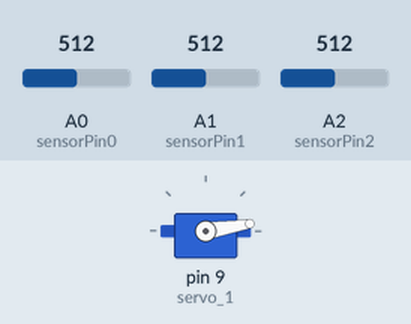
A sketch run on a simulated Arduino Uno, built with avr-gcc and run on an emulated ATmega328P. Shown: servo. The inputs (shaded band) are chosen by the test bench; at power-on: A0 (sensorPin0) = 512, A1 (sensorPin1) = 512, A2 (sensorPin2) = 512. What the sketch prints to the serial monitor is not drawn.

Above: at 1.2 s.
1.3 s: A0 (sensorPin0) set to 23
4.3 s: A0 (sensorPin0) set to 18
7.3 s: A1 (sensorPin1) set to 106
10.3 s: A1 (sensorPin1) set to 90
11.8 s: A2 (sensorPin2) set to 716
Timing chart, 0 to 14.3 s (numbered marks = the images above; inputs shaded):
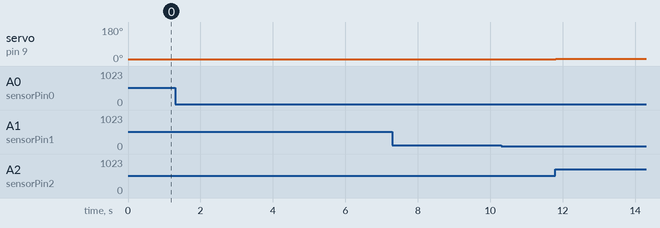

Measured:
- after the input at 1.3 s, every drawn part: stays the same
- after the input at 4.3 s, every drawn part: stays the same
- after the input at 7.3 s, every drawn part: stays the same
- after the input at 10.3 s, every drawn part: stays the same
- after the input at 11.8 s, servo on pin 9 (servo_1): 9° → 12° at once

The sketch:

multiple-sensor.ino
```cpp
#include <Servo.h>

Servo servo_1;

const int sensorPin0 = A0;
const int sensorPin1 = A1;
const int sensorPin2 = A2;
int valor_potenciometro;


void setup() {
   Serial.begin(9600);
   servo_1.attach(9);
}

void loop()
{
   int humedad = analogRead(sensorPin1);
   int temp = analogRead(sensorPin0);
   float millivolts =(temp/1023.0)*5000;
   float celsius = millivolts/10;

   valor_potenciometro = analogRead(sensorPin2);
   valor_potenciometro = map(valor_potenciometro, 0, 10223, 0, 180);
   servo_1.write(valor_potenciometro);


   Serial.print("Humedad: ");
   Serial.println(humedad);

   Serial.print("Temperarura: ");
   Serial.print(celsius);
   Serial.println(" C");


   delay(1);
}
```
